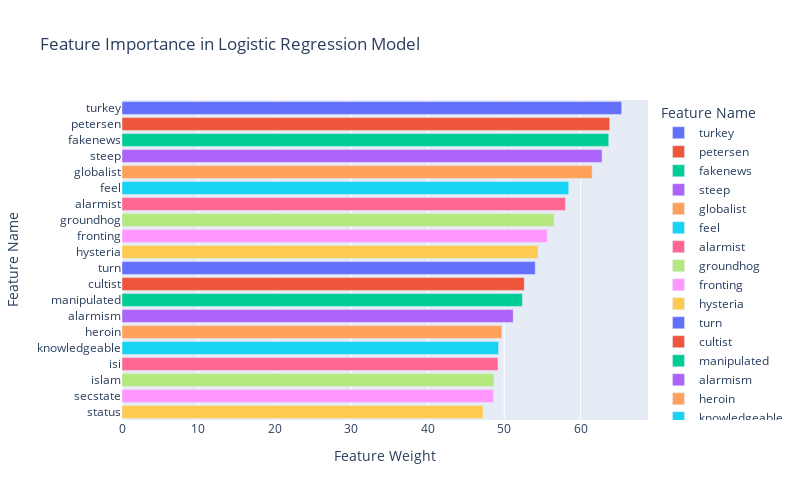

Source (notebook cell):
### Markdown cell above
<h3>Feature importance</h3>

As the replacing approach seemed to perform best, we will take a look at the feature importance of the logistic regression model.

### Code cell
# Get feature names from tf-idf.
feature_names = tf_idf_replace.get_feature_names_out()

# Get feature weights from logistic regression model.
coeffs = lr_replace.coef_[0]

# Create dataframe.
feature_importance = pd.DataFrame(feature_names, columns=["feature"])
feature_importance["importance"] = abs(coeffs)
feature_importance = feature_importance.sort_values(by=["importance"], ascending=False).head(20)

# Visualize feature importance.
fig = px.bar(feature_importance, y="feature", x="importance", orientation="h", title ="Feature Importance in Logistic Regression Model", width=800, height=500, labels={"feature": "Feature Name", "importance": "Feature Weight"}, color="feature")
fig.update_layout(yaxis={"categoryorder":"total ascending"})
fig.show()

### Figure 1 — Plotly figure (JSON) as saved in the notebook; plotly's stock layout.template omitted (floating-point values rounded to 4 significant figures)
{"data": [{"alignmentgroup": "True", "hovertemplate": "Feature Name=%{y}<br>Feature Weight=%{x}<extra></extra>", "legendgroup": "turkey", "marker": {"color": "#636efa", "pattern": {"shape": ""}}, "name": "turkey", "offsetgroup": "turkey", "orientation": "h", "showlegend": true, "textposition": "auto", "type": "bar", "x": [65.38], "xaxis": "x", "y": ["turkey"], "yaxis": "y"}, {"alignmentgroup": "True", "hovertemplate": "Feature Name=%{y}<br>Feature Weight=%{x}<extra></extra>", "legendgroup": "petersen", "marker": {"color": "#EF553B", "pattern": {"shape": ""}}, "name": "petersen", "offsetgroup": "petersen", "orientation": "h", "showlegend": true, "textposition": "auto", "type": "bar", "x": [63.81], "xaxis": "x", "y": ["petersen"], "yaxis": "y"}, {"alignmentgroup": "True", "hovertemplate": "Feature Name=%{y}<br>Feature Weight=%{x}<extra></extra>", "legendgroup": "fakenews", "marker": {"color": "#00cc96", "pattern": {"shape": ""}}, "name": "fakenews", "offsetgroup": "fakenews", "orientation": "h", "showlegend": true, "textposition": "auto", "type": "bar", "x": [63.68], "xaxis": "x", "y": ["fakenews"], "yaxis": "y"}, {"alignmentgroup": "True", "hovertemplate": "Feature Name=%{y}<br>Feature Weight=%{x}<extra></extra>", "legendgroup": "steep", "marker": {"color": "#ab63fa", "pattern": {"shape": ""}}, "name": "steep", "offsetgroup": "steep", "orientation": "h", "showlegend": true, "textposition": "auto", "type": "bar", "x": [62.82], "xaxis": "x", "y": ["steep"], "yaxis": "y"}, {"alignmentgroup": "True", "hovertemplate": "Feature Name=%{y}<br>Feature Weight=%{x}<extra></extra>", "legendgroup": "globalist", "marker": {"color": "#FFA15A", "pattern": {"shape": ""}}, "name": "globalist", "offsetgroup": "globalist", "orientation": "h", "showlegend": true, "textposition": "auto", "type": "bar", "x": [61.52], "xaxis": "x", "y": ["globalist"], "yaxis": "y"}, {"alignmentgroup": "True", "hovertemplate": "Feature Name=%{y}<br>Feature Weight=%{x}<extra></extra>", "legendgroup": "feel", "marker": {"color": "#19d3f3", "pattern": {"shape": ""}}, "name": "feel", "offsetgroup": "feel", "orientation": "h", "showlegend": true, "textposition": "auto", "type": "bar", "x": [58.46], "xaxis": "x", "y": ["feel"], "yaxis": "y"}, {"alignmentgroup": "True", "hovertemplate": "Feature Name=%{y}<br>Feature Weight=%{x}<extra></extra>", "legendgroup": "alarmist", "marker": {"color": "#FF6692", "pattern": {"shape": ""}}, "name": "alarmist", "offsetgroup": "alarmist", "orientation": "h", "showlegend": true, "textposition": "auto", "type": "bar", "x": [58.02], "xaxis": "x", "y": ["alarmist"], "yaxis": "y"}, {"alignmentgroup": "True", "hovertemplate": "Feature Name=%{y}<br>Feature Weight=%{x}<extra></extra>", "legendgroup": "groundhog", "marker": {"color": "#B6E880", "pattern": {"shape": ""}}, "name": "groundhog", "offsetgroup": "groundhog", "orientation": "h", "showlegend": true, "textposition": "auto", "type": "bar", "x": [56.54], "xaxis": "x", "y": ["groundhog"], "yaxis": "y"}, {"alignmentgroup": "True", "hovertemplate": "Feature Name=%{y}<br>Feature Weight=%{x}<extra></extra>", "legendgroup": "fronting", "marker": {"color": "#FF97FF", "pattern": {"shape": ""}}, "name": "fronting", "offsetgroup": "fronting", "orientation": "h", "showlegend": true, "textposition": "auto", "type": "bar", "x": [55.64], "xaxis": "x", "y": ["fronting"], "yaxis": "y"}, {"alignmentgroup": "True", "hovertemplate": "Feature Name=%{y}<br>Feature Weight=%{x}<extra></extra>", "legendgroup": "hysteria", "marker": {"color": "#FECB52", "pattern": {"shape": ""}}, "name": "hysteria", "offsetgroup": "hysteria", "orientation": "h", "showlegend": true, "textposition": "auto", "type": "bar", "x": [54.43], "xaxis": "x", "y": ["hysteria"], "yaxis": "y"}, {"alignmentgroup": "True", "hovertemplate": "Feature Name=%{y}<br>Feature Weight=%{x}<extra></extra>", "legendgroup": "turn", "marker": {"color": "#636efa", "pattern": {"shape": ""}}, "name": "turn", "offsetgroup": "turn", "orientation": "h", "showlegend": true, "textposition": "auto", "type": "bar", "x": [54.07], "xaxis": "x", "y": ["turn"], "yaxis": "y"}, {"alignmentgroup": "True", "hovertemplate": "Feature Name=%{y}<br>Feature Weight=%{x}<extra></extra>", "legendgroup": "cultist", "marker": {"color": "#EF553B", "pattern": {"shape": ""}}, "name": "cultist", "offsetgroup": "cultist", "orientation": "h", "showlegend": true, "textposition": "auto", "type": "bar", "x": [52.64], "xaxis": "x", "y": ["cultist"], "yaxis": "y"}, {"alignmentgroup": "True", "hovertemplate": "Feature Name=%{y}<br>Feature Weight=%{x}<extra></extra>", "legendgroup": "manipulated", "marker": {"color": "#00cc96", "pattern": {"shape": ""}}, "name": "manipulated", "offsetgroup": "manipulated", "orientation": "h", "showlegend": true, "textposition": "auto", "type": "bar", "x": [52.39], "xaxis": "x", "y": ["manipulated"], "yaxis": "y"}, {"alignmentgroup": "True", "hovertemplate": "Feature Name=%{y}<br>Feature Weight=%{x}<extra></extra>", "legendgroup": "alarmism", "marker": {"color": "#ab63fa", "pattern": {"shape": ""}}, "name": "alarmism", "offsetgroup": "alarmism", "orientation": "h", "showlegend": true, "textposition": "auto", "type": "bar", "x": [51.19], "xaxis": "x", "y": ["alarmism"], "yaxis": "y"}, {"alignmentgroup": "True", "hovertemplate": "Feature Name=%{y}<br>Feature Weight=%{x}<extra></extra>", "legendgroup": "heroin", "marker": {"color": "#FFA15A", "pattern": {"shape": ""}}, "name": "heroin", "offsetgroup": "heroin", "orientation": "h", "showlegend": true, "textposition": "auto", "type": "bar", "x": [49.69], "xaxis": "x", "y": ["heroin"], "yaxis": "y"}, {"alignmentgroup": "True", "hovertemplate": "Feature Name=%{y}<br>Feature Weight=%{x}<extra></extra>", "legendgroup": "knowledgeable", "marker": {"color": "#19d3f3", "pattern": {"shape": ""}}, "name": "knowledgeable", "offsetgroup": "knowledgeable", "orientation": "h", "showlegend": true, "textposition": "auto", "type": "bar", "x": [49.27], "xaxis": "x", "y": ["knowledgeable"], "yaxis": "y"}, {"alignmentgroup": "True", "hovertemplate": "Feature Name=%{y}<br>Feature Weight=%{x}<extra></extra>", "legendgroup": "isi", "marker": {"color": "#FF6692", "pattern": {"shape": ""}}, "name": "isi", "offsetgroup": "isi", "orientation": "h", "showlegend": true, "textposition": "auto", "type": "bar", "x": [49.19], "xaxis": "x", "y": ["isi"], "yaxis": "y"}, {"alignmentgroup": "True", "hovertemplate": "Feature Name=%{y}<br>Feature Weight=%{x}<extra></extra>", "legendgroup": "islam", "marker": {"color": "#B6E880", "pattern": {"shape": ""}}, "name": "islam", "offsetgroup": "islam", "orientation": "h", "showlegend": true, "textposition": "auto", "type": "bar", "x": [48.67], "xaxis": "x", "y": ["islam"], "yaxis": "y"}, {"alignmentgroup": "True", "hovertemplate": "Feature Name=%{y}<br>Feature Weight=%{x}<extra></extra>", "legendgroup": "secstate", "marker": {"color": "#FF97FF", "pattern": {"shape": ""}}, "name": "secstate", "offsetgroup": "secstate", "orientation": "h", "showlegend": true, "textposition": "auto", "type": "bar", "x": [48.61], "xaxis": "x", "y": ["secstate"], "yaxis": "y"}, {"alignmentgroup": "True", "hovertemplate": "Feature Name=%{y}<br>Feature Weight=%{x}<extra></extra>", "legendgroup": "status", "marker": {"color": "#FECB52", "pattern": {"shape": ""}}, "name": "status", "offsetgroup": "status", "orientation": "h", "showlegend": true, "textposition": "auto", "type": "bar", "x": [47.25], "xaxis": "x", "y": ["status"], "yaxis": "y"}], "layout": {"barmode": "relative", "height": 500, "legend": {"title": {"text": "Feature Name"}, "tracegroupgap": 0}, "title": {"text": "Feature Importance in Logistic Regression Model"}, "width": 800, "xaxis": {"anchor": "y", "domain": [0, 1], "title": {"text": "Feature Weight"}}, "yaxis": {"anchor": "x", "categoryarray": ["status", "secstate", "islam", "isi", "knowledgeable", "heroin", "alarmism", "manipulated", "cultist", "turn", "hysteria", "fronting", "groundhog", "alarmist", "feel", "globalist", "steep", "fakenews", "petersen", "turkey"], "categoryorder": "total ascending", "domain": [0, 1], "title": {"text": "Feature Name"}}}}
